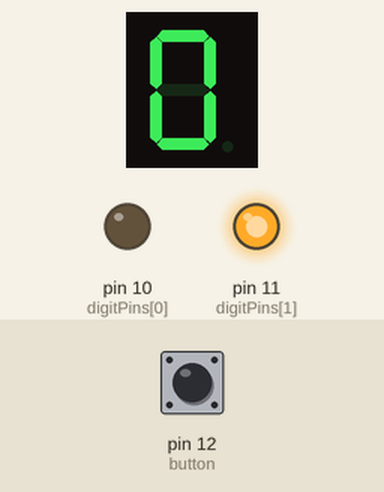
This sketch was run on a simulated Arduino Uno, built with avr-gcc and run on an emulated ATmega328P. Shown: 1-digit seven-segment display, output pins drawn as LEDs (lit = HIGH). Wiring (inferred from the names in the program): 1-digit 7-segment display, segments lit when HIGH: segments pin 2, pin 3, pin 4, pin 5, pin 6, pin 7, pin 8, pin 9. The test bench sets the inputs (shaded band); at power-on: pin 12 (button) HIGH. The segment pins are drawn as the display they are named for; pins used as bus, display or sensor lines are not drawn.

Above: at 1.2 s.
1.3 s: pin 12 (button) pulled LOW for 0.15 s
At 1.8 s:
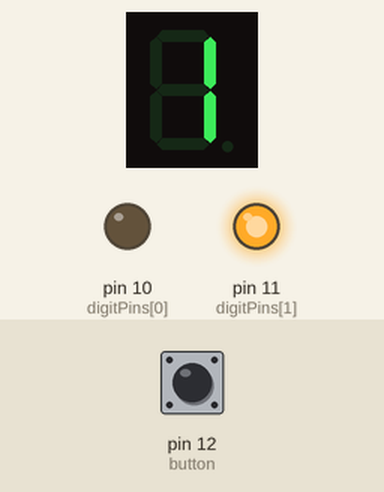
2.9 s: pin 12 (button) pulled LOW for 1 s
At 4.0 s:
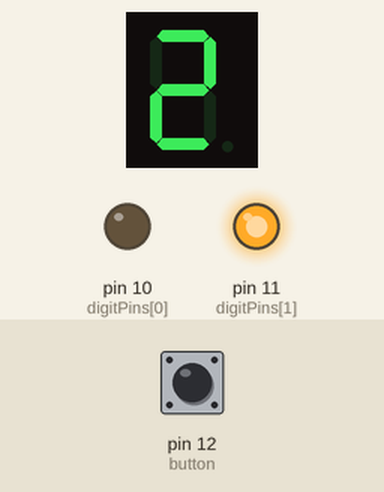
5.4 s: pin 12 (button) pulled LOW for 0.15 s
At 5.9 s:
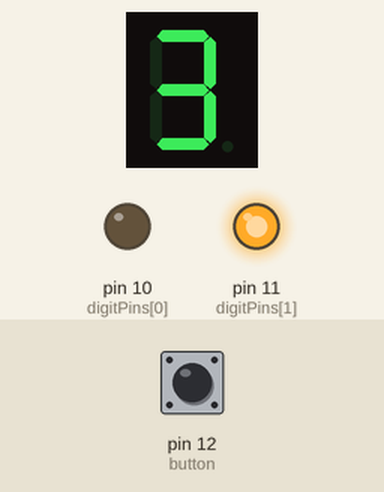
7.0 s: pin 12 (button) pulled LOW for 1 s
At 7.5 s:
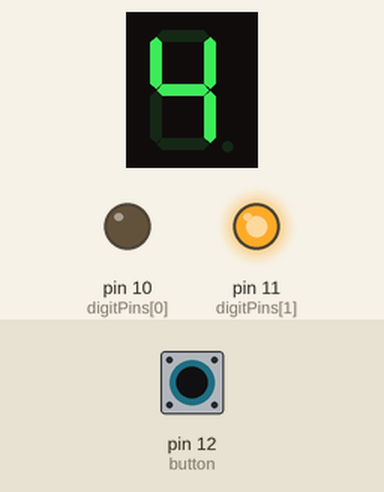
Timing chart, 0 to 10.0 s (numbered marks = the images above; inputs shaded):
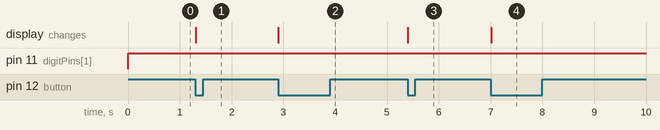

Measured:
- after the input at 1.3 s, the display: changes at once (image 1)
- after the input at 2.9 s, the display: changes at once (image 2)
- after the input at 5.4 s, the display: changes at once (image 3)
- after the input at 7.0 s, the display: changes at once (image 4)

The sketch:

0to99counterButton.ino
```cpp
int value = 0;
boolean ena=false;
const int button=12;
const int nbrDigits= 2;
const int segmentPins[] = {
  9,8,7,6,5,4,3,2};
const int digitPins[nbrDigits] = {
  10, 11};
const int numeral[10] = {
  B11111100, // 0
  B01100000, // 1
  B11011010, // 2
  B11110010, // 3
  B01100110, // 4
  B10110110, // 5
  B10111110, // 6
  B11100000, // 7
  B11111110, // 8
  B11110110, // 9};
};
void setup() {
  for(int i=0; i < 8; i++)
    pinMode(segmentPins[i], OUTPUT);
  for(int i=0; i < nbrDigits; i++)
    pinMode(digitPins[i], OUTPUT);
  pinMode(button,INPUT);
  digitalWrite(digitPins[0],LOW);
  digitalWrite(digitPins[1],LOW);}

void loop() {
  if (value==99){value=0;}
  if(digitalRead(button)==0 & ena==true){
    value+=1;
    ena=false;}
    if(digitalRead(button)==1){
      ena=true;}
for(int i=0; i<2; i++){
  if(value<10){showS0(value%10);}
  else{
  showS0(value%10);
  showS1(value/10);}}}

void showS0(int value0){
  digitalWrite(digitPins[0],LOW);
  digitalWrite(digitPins[1],HIGH);
  for(int segment=1; segment<8;segment++){
    boolean isBitSet = bitRead(numeral[value0], segment);
    digitalWrite(segmentPins[segment],isBitSet);}
    delay(10);
}
void showS1(int value1){
  digitalWrite(digitPins[0],HIGH);
  digitalWrite(digitPins[1],LOW);
  for(int segment=1; segment<8;segment++){
    boolean isBitSet = bitRead(numeral[value1], segment);
    digitalWrite(segmentPins[segment],isBitSet);}
    delay(10);
}
```
